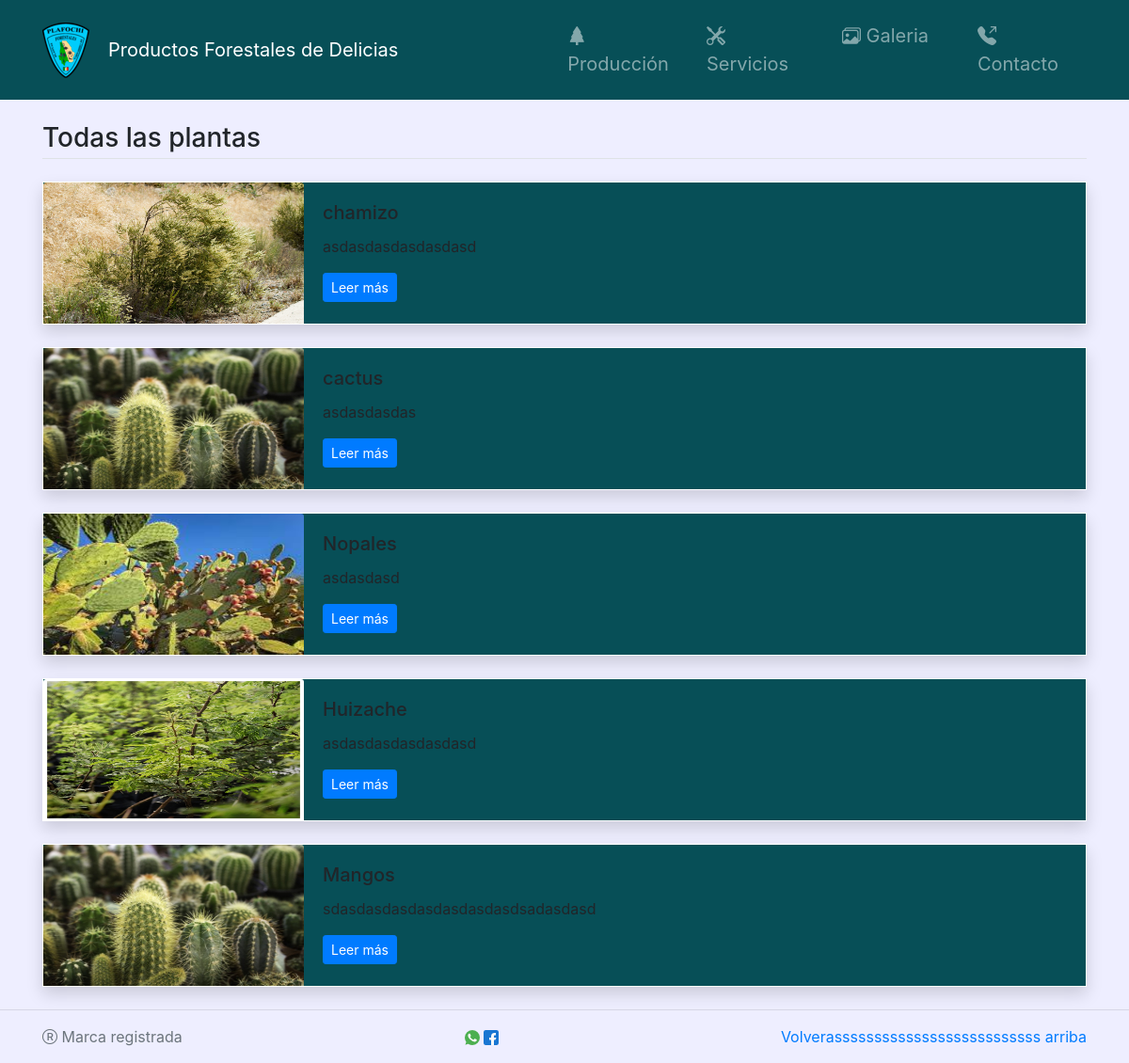
The app's page /todas_noticias, older data.
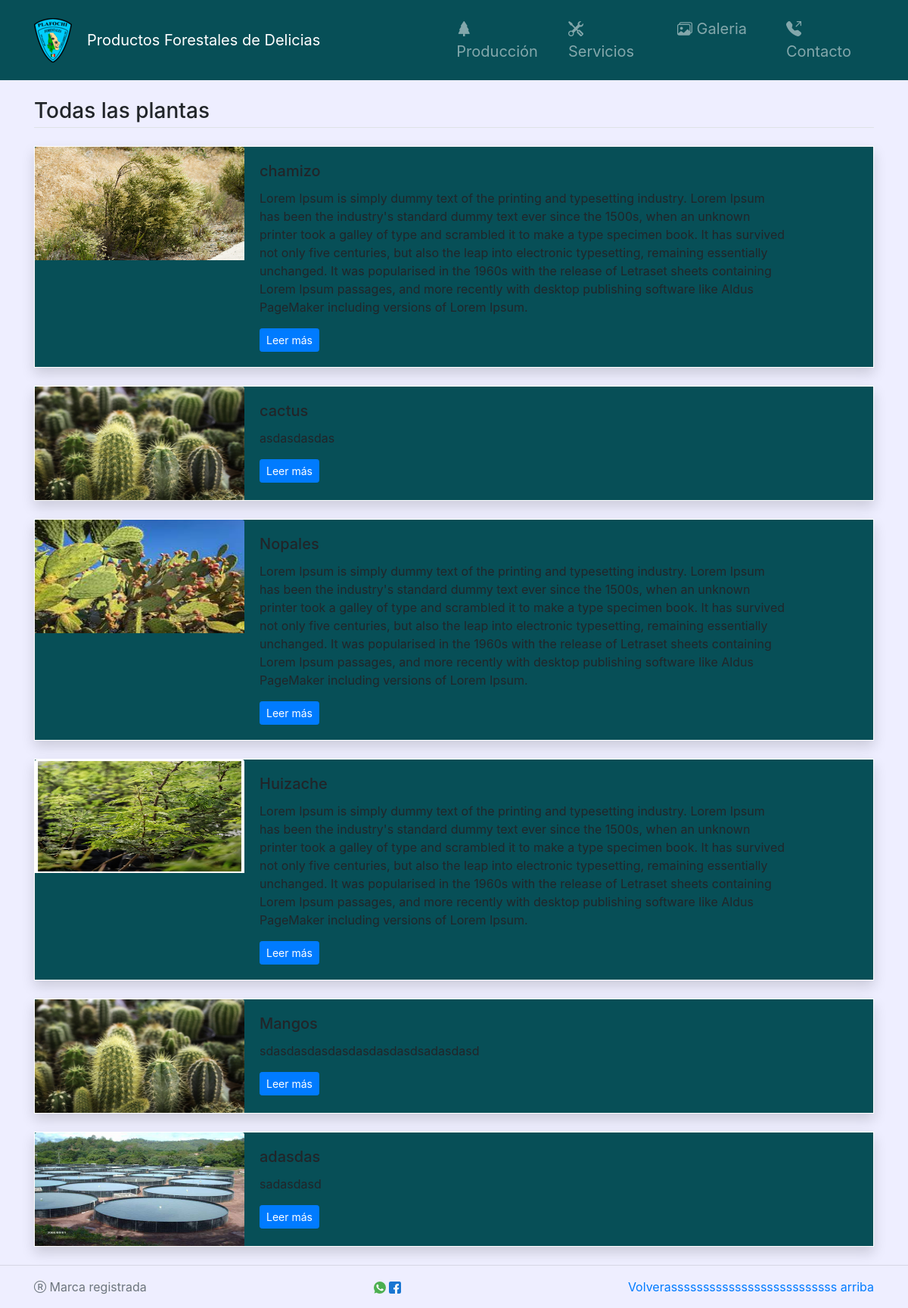
The same page, newer data.
### AppNoticias/models.py (models this page shows, shortened)
class Plantas(models.Model):
    categoria = models.ForeignKey(Categoria, on_delete=models.CASCADE)
    titulo = models.CharField(max_length=100)
    detalles = models.TextField(max_length=20000)
    imagen = models.ImageField(upload_to='imgs/')
    add_time = models.DateTimeField(auto_now_add=True)
    class Meta:
        verbose_name_plural='Plantas'

### AppNoticias/views.py (the view)
def todas_noticias(request):
    todas_noticias=Plantas.objects.all()
    return render (request, 'todas_noticias.html', {
        'todas_noticias': todas_noticias
    })

### AppNoticias/templates/todas_noticias.html
{% extends 'base.html' %}
{% block content %}
<main class="container-xl">
	<h3 class="border-bottom pb-1 my-4">Todas las plantas</h3>
    {% for noticia in todas_noticias %}
	<div class="card mb-4 shadow">
	  <div class="row no-gutters">
	    <div class="col-md-3">
            <img  height="150" width="80" src="{{noticia.imagen.url}}" class="card-img-top" alt="{{noticia.titulo}}">
	    </div>
	    <div class="col-md-8">
	      <div class="card-body">
	        <h5 class="card-title">{{noticia.titulo}}</h5>
	        <p class="card-text">{{noticia.detalles}}</p>
	        <p class="card-text"><a href="/detalles/{{noticia.id}}" class="btn btn-sm btn-primary">Leer más</a></p>
	      </div>
	    </div>
	  </div>
    </div>
    {% endfor %}
</main>
{% endblock %}

Row changes from the older to the newer data that the page shows:
changed Plantas "chamizo": detalles "asdasdasdasdasdasd" → "Lorem Ipsum is simply dummy text of the printing and typesetting industry. Lorem Ipsum has been the industry's standard dummy text ever since the 1500s, when an unknown printer took a galley of type and scrambled it to make a type specimen book. It has survived not only five centuries, but also the leap into electronic typesetting, remaining essentially unchanged. It was popularised in the 1960s with the release of Letraset sheets containing Lorem Ipsum passages, and more recently with desktop publishing software like Aldus PageMaker including versions of Lorem Ipsum."
changed Plantas "Nopales": detalles "asdasdasd" → "Lorem Ipsum is simply dummy text of the printing and typesetting industry. Lorem Ipsum has been the industry's standard dummy text ever since the 1500s, when an unknown printer took a galley of type and scrambled it to make a type specimen book. It has survived not only five centuries, but also the leap into electronic typesetting, remaining essentially unchanged. It was popularised in the 1960s with the release of Letraset sheets containing Lorem Ipsum passages, and more recently with desktop publishing software like Aldus PageMaker including versions of Lorem Ipsum."
changed Plantas "Huizache": detalles "asdasdasdasdasdasd" → "Lorem Ipsum is simply dummy text of the printing and typesetting industry. Lorem Ipsum has been the industry's standard dummy text ever since the 1500s, when an unknown printer took a galley of type and scrambled it to make a type specimen book. It has survived not only five centuries, but also the leap into electronic typesetting, remaining essentially unchanged. It was popularised in the 1960s with the release of Letraset sheets containing Lorem Ipsum passages, and more recently with desktop publishing software like Aldus PageMaker including versions of Lorem Ipsum."
added Plantas: imagen (picture), titulo "adasdas", detalles "sadasdasd"
